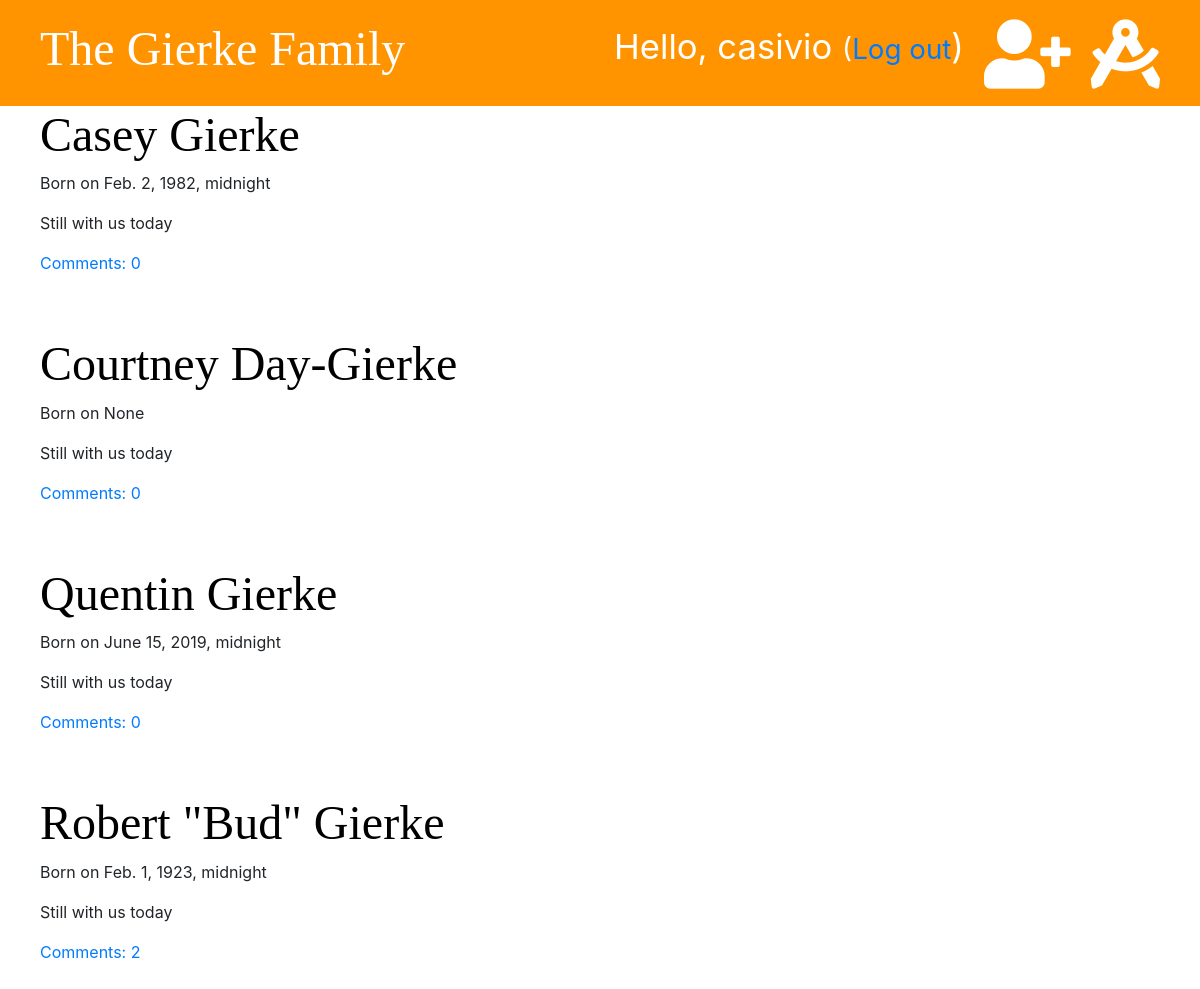
The app's page / (signed in) with its own data.
### blog/models.py (models this page shows, shortened)
class Post(models.Model):
	author = models.ForeignKey('auth.User', on_delete=models.CASCADE)
	name = models.CharField(max_length=200, unique=True)
	date_of_birth = models.DateTimeField(blank=True, null=True)
	date_deceased = models.DateTimeField(blank=True, null=True)
	parents = models.CharField(max_length=100, blank=True, null=True)
	spouse = models.CharField(max_length=100, blank=True, null=True)
	children =  models.CharField(max_length=300, blank=True, null=True)
	city =  models.CharField(max_length=100, blank=True, null=True)
	text = models.TextField()
	picture = models.ImageField(blank=True, upload_to='images/', default='images/IMG_3232.JPG')
	created_date = models.DateTimeField(default=timezone.now)
	published_date = models.DateTimeField(blank=True, null=True)
	def approved_comments(self):
		return self.comments.filter(approved=True)

### blog/views.py (the view)
# urls.py: path('', views.post_list, name='post_list'),
def post_list(request):
	posts = Post.objects.order_by('name')
	stuff_for_frontend = {'posts': posts}
	return render(request, 'blog/post_list.html', stuff_for_frontend)

### blog/templatetags/markdownify.py (called while the page is built)
@register.filter
def markdown(value):
    renderer = HighlightRenderer()
    markdown = mistune.Markdown(renderer=renderer)
    return markdown(value)

### blog/templates/blog/post_list.html (shortened to what this page needs)
{% extends 'blog/base.html' %}
{% load markdownify %}
{% block content %}
	{% for post in posts %}
		<div class="post">
			<h1><a href="{% url 'post_detail' pk=post.pk %}">{{ post.name }}</a></h1>
			<div>
				<p>Born on {{ post.date_of_birth }}</p>
				{% if post.deceased_date is not None %}
					<p>Died on {{ post.deceased_date }}</p>
				{% else %}
					<p>Still with us today</p>
				{% endif %}
				<a href="{% url 'post_detail' pk=post.pk %}">Comments: {{ post.approved_comments.count }}</a>
			</div>
		</div>
	{% endfor %}
{% endblock %}

### blog/templates/blog/base.html (shortened to what this page needs)
{% load staticfiles %}
<!DOCTYPE html>
<html>
<head>
	<link rel="stylesheet" href="https://stackpath.bootstrapcdn.com/bootstrap/4.3.1/css/bootstrap.min.css">
	<link rel="stylesheet" href="{% static 'css/blog.css' %}">
	<link rel="stylesheet" href="{% static 'css/zenburn.css' %}">
	<link rel="stylesheet" href="https://use.fontawesome.com/releases/v5.8.1/css/all.css">
</head>
<body>
	<div class="page-header">
		{% if user.is_authenticated %}
			<a href="{% url 'post_draft_list' %}" class="top-menu"><i class="fas fa-drafting-compass fa-2x"></i></a>
			<a href="{% url 'post_new' %}" class=top-menu><i class="fas fa-user-plus fa-2x"></i></a>
			<p class="top-menu">Hello, {{ user.username }} <small>(<a href="{% url 'logout' %}">Log out</a></small>)</p>
		{% else %}
			<a href="{% url 'login' %}" class="top-menu">Login</a>
		{% endif %}
		<h1><a href="{% url 'post_list' %}">The Gierke Family</a></h1>
	</div>
		<div class="row">
			<div class="col-md-8">
				{% block content %}
				{% endblock %}
			</div>
		</div>
</body>
</html>

### blog/static/css/blog.css (style rules this page uses)
.page-header { background-color: #ff9400; margin-top: 0; padding: 20px 20px 20px 40px; }
.page-header h1, .page-header h1 a { color: #ffffff; font-size: 36pt; text-decoration: none; }
h1, h2, h3, h4 { font-family: 'Tangerine', 'Inconsolata', 'Droid Sans', serif; font-size: 48px; }
.post { margin-bottom: 60px; margin-left: 40px; }
.post h1 a { color: #000000; }
.top-menu, .top-menu-add-icon:hover { color: #ffffff; float: right; font-size: 26pt; margin-right: 20px; }

### records on screen
Post: name "Casey Gierke", date_of_birth "Feb. 2, 1982, midnight", approved_comments.count "0"
Post: name "Courtney Day-Gierke", date_of_birth "None", approved_comments.count "0"
Post: name "Quentin Gierke", date_of_birth "June 15, 2019, midnight", approved_comments.count "0"
Post: name "Robert \"Bud\" Gierke", date_of_birth "Feb. 1, 1923, midnight", approved_comments.count "2"

### other values on screen
{{ user.username }} "casivio"
